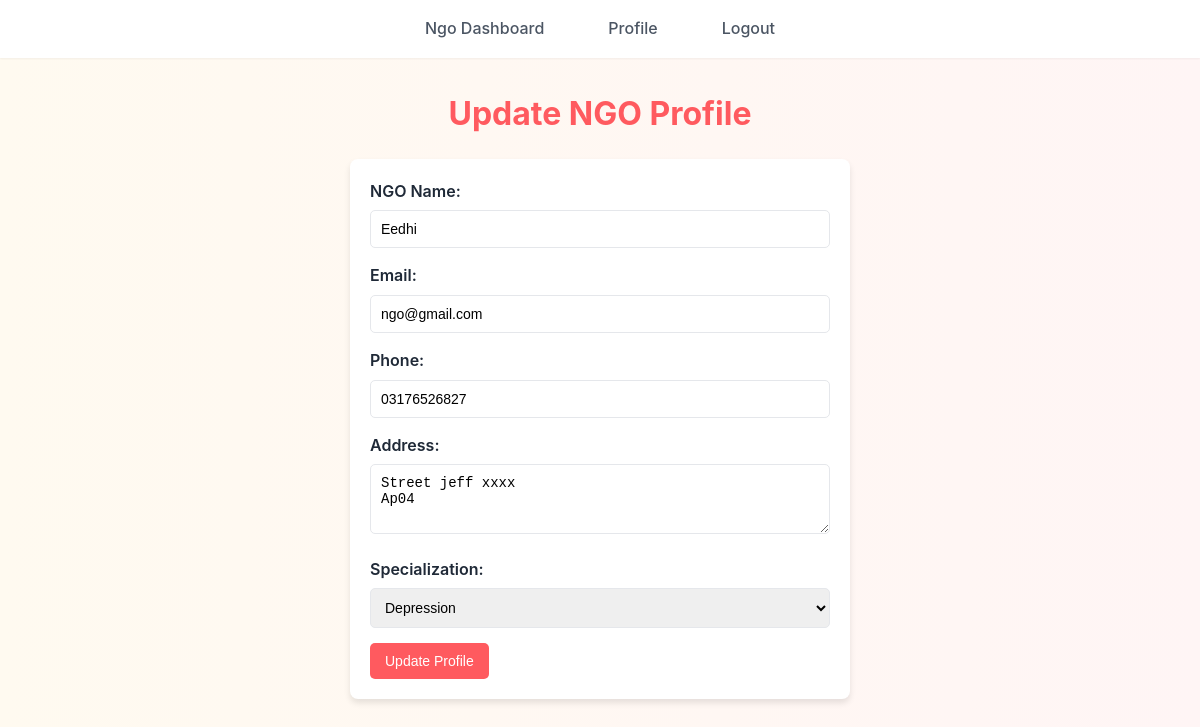
Page /ngo/update_profile.php (signed in) on the committed database.
### tables this page shows
CREATE TABLE `ngos` (
  `ngo_id` int(11) NOT NULL,
  `ngo_name` varchar(200) NOT NULL,
  `email` varchar(150) NOT NULL,
  `password` varchar(255) NOT NULL,
  `phone` varchar(20) DEFAULT NULL,
  `address` text DEFAULT NULL,
  `specialization` enum('Depression','Family Issues','Marital Issues','General Counseling','Rehabilitation') NOT NULL,
  `is_verified` tinyint(1) DEFAULT 0,
  `created_at` timestamp NOT NULL DEFAULT current_timestamp()
);

### ngo/update_profile.php (the view, shortened to what this page needs)
<?php
include "config.php";
$ngoId = $_SESSION["id"];
$stmt = $conn->prepare("SELECT ngo_name, email, phone, address, specialization FROM ngos WHERE ngo_id = ?");
$stmt->bind_param("i", $ngoId);
$stmt->execute();
$result = $stmt->get_result();
$ngo = $result->fetch_assoc();
?>
<!DOCTYPE html>
<html lang="en">
<head>
<link rel="stylesheet" href="../CSS/style.css">
</head>
<body>
<?php include('navbar.php'); ?>
<h2>Update NGO Profile</h2>
<form method="POST">
    <label>NGO Name:</label>
    <input type="text" name="ngo_name" value="<?= htmlspecialchars($ngo['ngo_name']) ?>" required>
    <label>Email:</label>
    <input type="email" name="email" value="<?= htmlspecialchars($ngo['email']) ?>" required>
    <label>Phone:</label>
    <input type="text" name="phone" value="<?= htmlspecialchars($ngo['phone']) ?>" required>
    <label>Address:</label>
    <textarea name="address" rows="3" required><?= htmlspecialchars($ngo['address']) ?></textarea>
    <label>Specialization:</label>
    <select name="specialization" required>
        <option value="Depression" <?php if($ngo['specialization']=="Depression") echo "selected"; ?>>Depression</option>
    </select>
    <button type="submit">Update Profile</button>
</form>
</body>
</html>

### CSS/style.css (style rules this page uses)
:root { --primary-color: #ff5a5f; --primary-hover: #e14d52; --secondary-color: #ffcc00; --secondary-hover: #e6b800; --text-primary: #1f2937; --text-secondary: #4b5563; --bg-primary: #ffffff; --bg-secondary: #fdf2f2; --border-color: #e5e7eb; --shadow-sm: 0 1px 2px rgba(0, 0, 0, 0.05); --shadow-md: 0 4px 6px rgba(0, 0, 0, 0.1); --shadow-lg: 0 10px 15px rgba(0, 0, 0, 0.15); }
* { margin: 0; padding: 0; box-sizing: border-box; }
body { font-family: 'Inter', sans-serif; background: linear-gradient(to right, #fffaf0, #fff5f5); color: var(--text-primary); line-height: 1.6; }
h1, h2, h3, h4, h5, h6 { margin-top: 30px; font-weight: 700; text-align: center; margin-bottom: 1rem; color: var(--primary-color); }
h2 { font-size: 2rem; }
form { max-width: 500px; margin: 20px auto; padding: 20px; background: var(--bg-primary); border-radius: 8px; box-shadow: var(--shadow-md); }
label { display: block; margin-bottom: 6px; font-weight: 600; }
input, select, textarea { width: 100%; padding: 10px; border: 1px solid var(--border-color); border-radius: 5px; margin-bottom: 15px; font-size: 14px; }
input[type="submit"], button { background: var(--primary-color); color: white; border: none; padding: 10px 15px; font-size: 14px; cursor: pointer; border-radius: 5px; transition: all 0.3s ease; }

### rows in the picture
ngos: ngo_name "Eedhi", email "ngo@gmail.com", phone "03176526827", address "Street jeff xxxx Ap04", specialization "Depression"
